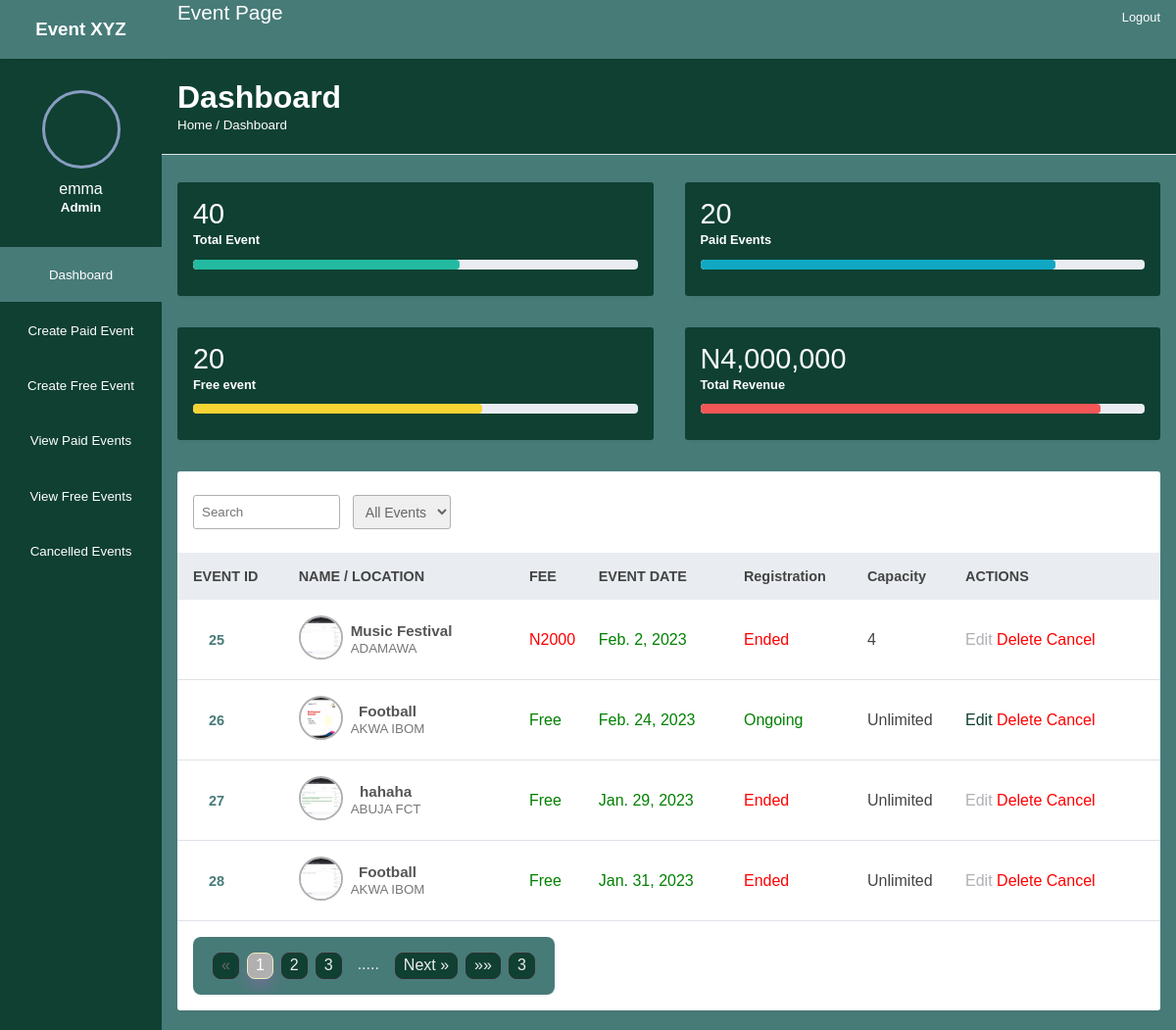
/admin-view/ (signed in), run on an earlier commit of the app's database.
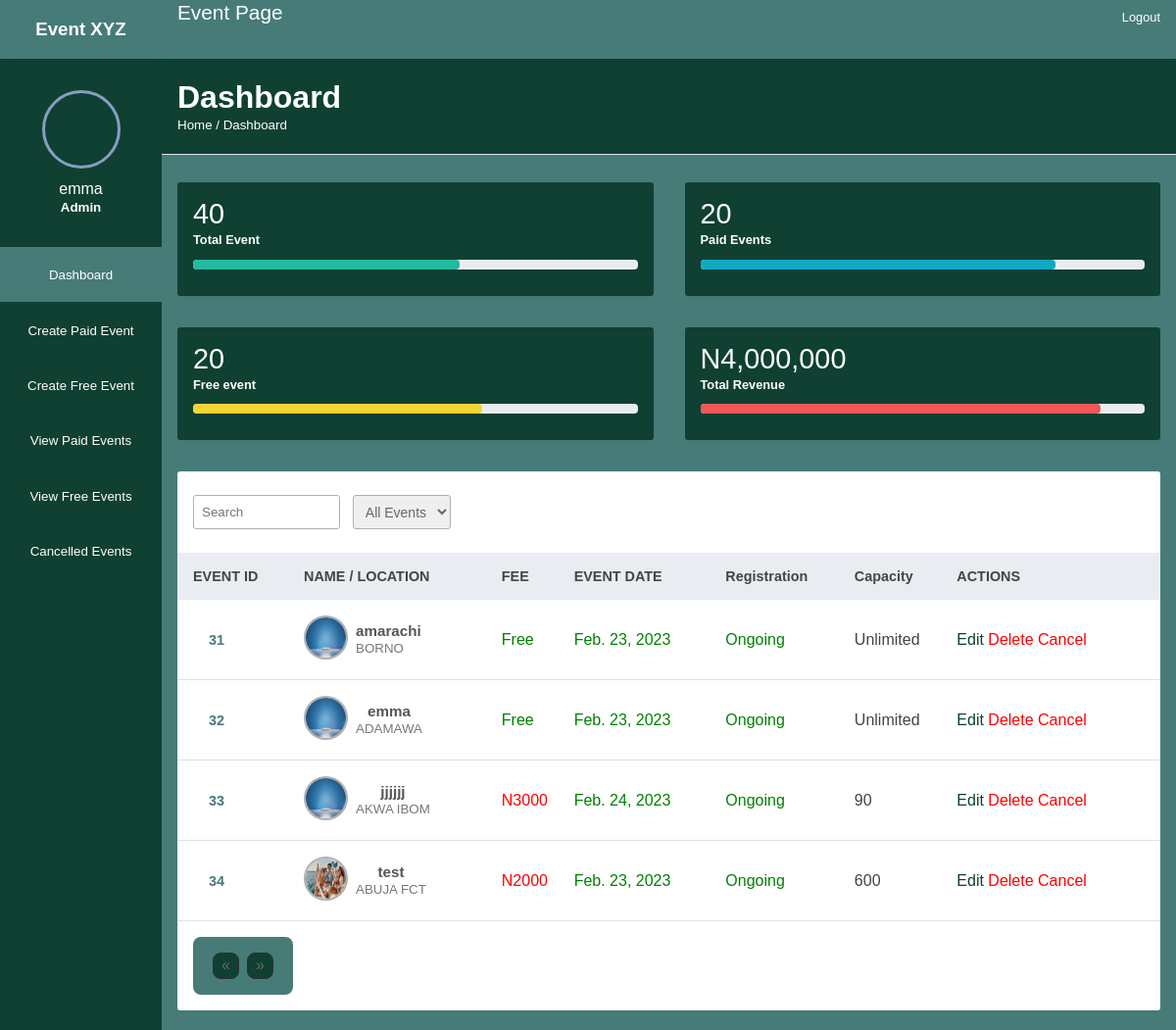
And on a later commit of the database.
### AdminSection/models.py (models this page shows, shortened)
class Event(models.Model):
    event_name = models.CharField(max_length=100)
    location = models.CharField(max_length=100)
    price = models.CharField(max_length=100, blank=True, null=True,)
    space_capacity = models.IntegerField(blank=True, null=True,)
    description = models.TextField(max_length=5000, blank=True, null=True,)
    event_date = models.DateField(null=True, blank=True)
    event_time = models.TimeField(null=True, blank=True)
    event_end_date = models.DateTimeField(null=True, blank=True)
    bookings = models.IntegerField(default=0)
    slot_left = models.IntegerField(default=0)
    header_images = models.ImageField(null=True, blank=True, upload_to="images/")
    is_cancelled = models.BooleanField(default=False)
    def expired_event(self):
        mydate = timezone.now().date()
        if mydate > self.event_date:
            return True

### AdminSection/views.py (the view)
# urls.py: path("", EventView.as_view(), name="admin_events_page"),
class EventView(ListView):
    model = Event
    template_name = "events_page.html"
    paginate_by = 4

### AdminSection/templates/events_page.html (shortened to what the changed rows need)
{%extends 'base.html' %}
{%block details%}
{% if user.is_superuser %}
<div class="analytics">
    <div class="card">
        <div class="card-head">
            <h2>40</h2>
        </div>
    </div>
    <div class="card">
        <div class="card-head">
            <h2>20</h2>
        </div>
    </div>
    <div class="card">
        <div class="card-head">
            <h2>20</h2>
        </div>
    </div>
    <div class="card">
        <div class="card-head">
            <h2>N4,000,000</h2>
        </div>
    </div>
</div>
{%endif%}
{%endblock%}
{% block content%}
{% load static %}
{% if user.is_superuser %}
<table width="100%">
        <thead>
            <tr>
                <th>EVENT ID</th>
                <th> NAME / LOCATION</th>
                <th> FEE</th>
                <th> EVENT DATE</th>
                <th> Registration</th>
                <th> Capacity</th>
                <th> ACTIONS</th>
            </tr>
        </thead>
        <tbody>
        {% for event in object_list %}
            {%if event.is_cancelled == 0%}
            <tr data-href="{% url 'admin_details_page' event.pk%}">
                <td> <a href="/admin/all-customers.html">{{event.id}} </a> </td>
                <td>
                    <div class="client">
                        <div >
                            <img src = "{{event.header_images.url}}" class="client-img bg-img">
                        </div>
                        <div class="client-info">
                            <h4>{{event.event_name}}</h4>
                            <small>{{event.location}}</small>
                        </div>
                    </div>
                </td>
                <td>
                    {%if event.price%}
                        <span style="color: red;">N{{event.price}}</span>
                    {%else%}
                        <span style="color: green;">Free</span>
                    {%endif%}
                </td>
                <td style="color: green;">
                    {{event.event_date}}
                </td>
                <td style="color: green;">
                    {%if event.expired_event%}
                        <span style= "color:red"> Ended</span>
                    {%else%}
                        Ongoing
                    {%endif%}
                </td>
                <td>
                    {%if event.space_capacity%}
                        {{event.space_capacity}}
                    {%else%}
                        Unlimited
                    {%endif%}
                </td>
                <td>
                    <div class="hello">
                            {%if user.is_superuser%}
                                {%if event.price%}
                                    {%if event.expired_event%}
                                    <span class="las la-ban" style="color: rgb(176, 177, 181);"> Edit</span>
                                    {%else%}
                                    <a href="{% url 'update_event' event.pk%}"><span class="las la-edit" style="color: #0f4032;"> Edit </span></a>
                                    {%endif%}
                                {%else%}
                                    {%if event.expired_event%}
                                    <span class="las la-ban" style="color: rgb(176, 177, 181);"> Edit</span>
                                    {%else%}
                                    <a href="{% url 'update_free_event' event.pk%}"><span class="las la-edit" style="color: #0f4032;"> Edit </span></a>
                                    {%endif%}
                                {%endif%}
                                    <a href="{% url 'delete_event' event.pk%}"> <span class="las la-trash" style="color: red;">  Delete </span></a>
                                {%if event.is_cancelled == 0%}
                                    <a href="{% url 'cancel_event' event.pk%}"> <span class="las la-ban" style="color: red;"> Cancel</span></a>
                                {%endif%}
                            {%endif%}
                    </div>
                </td>
            </tr>
            {%endif%}
        {% endfor %}
    </tbody>
</table>
<div class="record-header">
    <div class="browse">
        <section>
            <ul class="page">
                {% if is_paginated %}
                    {% if page_obj.has_previous%}
                        <a href="?page=1"><li>&laquo;&laquo;</li></a>
                        <a href="?page={{ page_obj.previous_page_number }}"><li>&laquo; Prev</li></a>
                    {% else %}
                        <a ><li><span>&laquo;</span></li></a>
                    {% endif %}
                    {% for i in paginator.page_range %}
                        {% if page_obj.number == i %}
                            <a class="active"><li>{{ i }}</li></a>
                            {% elif i > page_obj.number and i < page_obj.number|add:5 %}
                            <a href="?page={{ i }}"><li>{{ i }}</li></a>
                        {% endif %}
                    {% endfor %}
                    {% if page_obj.has_next %}
                        <li>.....</li>
                        <a href="?page={{ page_obj.next_page_number }}"><li>Next &raquo;</li></a>
                        <a href="?page={{ page_obj.paginator.num_pages }}"><li>&raquo;&raquo;</li></a>
                        <a href="?page={{ page_obj.paginator.num_pages }}"><li>{{ page_obj.paginator.num_pages }}</li></a>
                    {%endif%}
                {%else%}
                    <a ><li><span>&laquo;</span></li></a>
                    <a ><li><span>&raquo;</span></li></a>
                {% endif %}
            </ul>
        </section>
    </div>
</div>
{%else%}
    <div style="color:red;"> You are not an admin. </div>
{% endif %}
</div>
{%endblock%}

What changed in the data, as far as the page shows it:
removed Event: id "25", header_images (picture), event_name "Music Festival", location "ADAMAWA", price "2000", event_date "Feb. 2, 2023", shows "Ended", space_capacity "4", shows "Edit", is_cancelled "Cancel"
removed Event: id "26", header_images (picture), event_name "Football", location "AKWA IBOM", shows "Free", event_date "Feb. 24, 2023", shows "Ongoing", shows "Unlimited", shows "Edit", is_cancelled "Cancel"
removed Event: id "27", header_images (picture), event_name "hahaha", location "ABUJA FCT", shows "Free", event_date "Jan. 29, 2023", shows "Ended", shows "Unlimited", shows "Edit", is_cancelled "Cancel"
removed Event: id "28", header_images (picture), event_name "Football", location "AKWA IBOM", shows "Free", event_date "Jan. 31, 2023", shows "Ended", shows "Unlimited", shows "Edit", is_cancelled "Cancel"
now on this page (row unchanged): Event: id "31", header_images (picture), event_name "amarachi", location "BORNO", shows "Free", event_date "Feb. 23, 2023", shows "Ongoing", shows "Unlimited", shows "Edit", is_cancelled "Cancel"
now on this page (row unchanged): Event: id "32", header_images (picture), event_name "emma", location "ADAMAWA", shows "Free", event_date "Feb. 23, 2023", shows "Ongoing", shows "Unlimited", shows "Edit", is_cancelled "Cancel"
now on this page (row unchanged): Event: id "33", header_images (picture), event_name "jjjjjj", location "AKWA IBOM", price "3000", event_date "Feb. 24, 2023", shows "Ongoing", space_capacity "90", shows "Edit", is_cancelled "Cancel"
now on this page (row edited): Event: id "34", header_images (picture), event_name "test", location "ABUJA FCT", price "2000", event_date "Feb. 23, 2023", shows "Ongoing", space_capacity "600", shows "Edit", is_cancelled "Cancel"
Also different on the page:
{{ page_obj.paginator.num_pages }}: "3" → (not shown)
text no longer shown: "..... Next » »»"
list line gone: "1"
list line gone: "2"
list line gone: "3"
